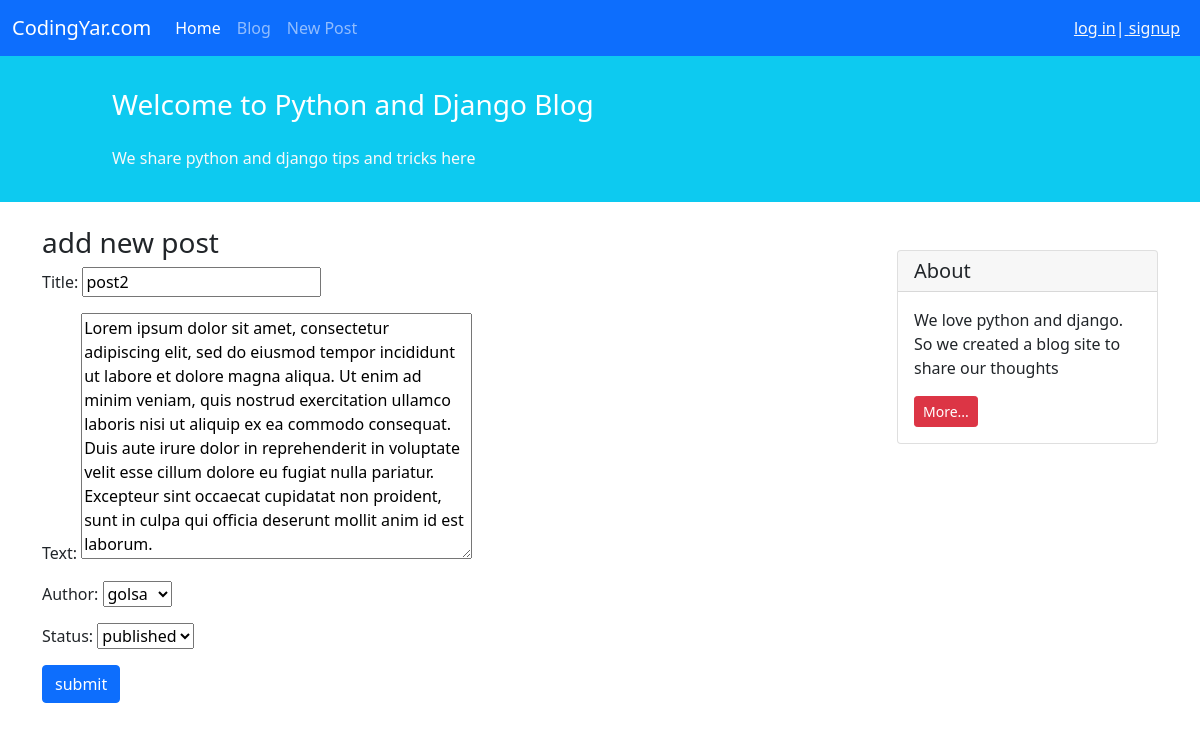
/blog/2/update/, run on the app's committed database.
### blog/models.py (models this page shows, shortened)
class Post(models.Model):
    STATUS_CHOICE =(
        ('pub','published'),
        ('drf', 'draft'),
    )
    title =models.CharField(max_length= 100)
    text = models.TextField()
    author = models.ForeignKey('auth.User', on_delete = models.CASCADE)
    datetime_add = models.DateTimeField(auto_now_add = True)
    datetime_modifie = models.DateTimeField(auto_now = True)
    status = models.CharField(choices= STATUS_CHOICE, max_length = 3)

### blog/views.py (the view)
# urls.py: path('<int:pk>/update/', PostUpdateView.as_view(), name='post_update'),
class PostUpdateView(generic.UpdateView):
    model = Post
    template_name ='blog/post_create.html'
    form_class = NewPostForm

### blog/forms.py
class NewPostForm(ModelForm):
    class Meta:
        model = Post
        fields = ['title', 'text', 'author', 'status']

### blog/templates/blog/post_create.html (shortened to what this page needs)
{% extends '_base.html' %}
{% block content %}
 <div class="container mt-4">
        <div class="row">
            <div class="col-9">
             <h3>add new post</h3>
                <form method="Post">
                    {{form.as_p}}
                    <button type="submit" class="btn btn-primary">submit</button>
                </form>
            </div>
            <div class="col-3">
                    <div class="card my-4">
                        <h5 class="card-header">About</h5>
                        <div class="card-body">
                            <p class="card-text">We love python and django. So we created a blog site to share our
                                thoughts</p>
                            <a href="#"
                            class="btn btn-sm btn-danger">
                                More...
                            </a>
                        </div>
                    </div>
            </div>
        </div>
    </div>
{% endblock content %}

### data on the page
Post: title "post2", text "Lorem ipsum dolor sit amet, consectetur adipiscing elit, sed do eiusmod tempor incididunt ut labore et dolore magna aliqua. Ut enim ad minim veniam, quis nostrud exercitation ullamco laboris nisi ut aliquip ex ea commodo consequat. Duis aute irure dolor in reprehenderit in voluptate velit esse cillum dolore eu fugiat nulla pariatur. Excepteur sint occaecat cupidatat non proident, sunt in culpa qui officia deserunt mollit anim id est laborum.", author "golsa", status "published"
